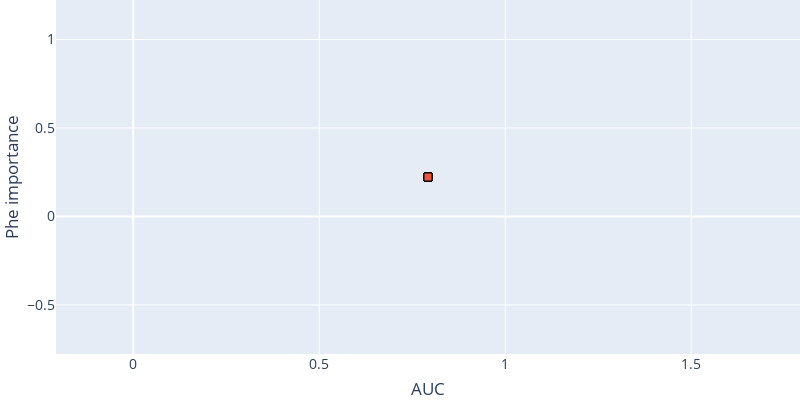

The code cell stored with this chart in its notebook:
### Code cell
# BETTER PARETO
import pandas as pd
from optuna.visualization._pareto_front import _get_pareto_front_info, _make_scatter_object, _make_marker, _make_hovertext
from typing import Sequence
from optuna.trial import FrozenTrial
from optuna.visualization._plotly_imports import go


info = _get_pareto_front_info(study)


n_targets: int = info.n_targets  
axis_order: Sequence[int]  = info.axis_order 
include_dominated_trials: bool = True
trials_with_values: Sequence[tuple[FrozenTrial, Sequence[float]]] = info.non_best_trials_with_values
hovertemplate: str = "%{text}<extra>Trial</extra>"
infeasible: bool = False
dominated_trials: bool = False

def trials_df(trials_with_values, class_name):
    x  =[values[axis_order[0]] for _, values in trials_with_values]
    y  =[values[axis_order[1]] for _, values in trials_with_values]

    df = pd.DataFrame({'x':x, 'y':y})
    df['class'] = class_name
    return df

df_best    = trials_df(info.best_trials_with_values, 'best')
df_nonbest = trials_df(info.non_best_trials_with_values, 'nonbest')
#df         = pd.concat([df_best, df_nonbest])

fig = go.Figure()

fig.add_trace(go.Scatter(x=df_nonbest ['x'], y=df_nonbest['y'], mode='markers', marker=dict(size=8,opacity=0.5, symbol='circle', line=dict(width=1, color='black')), name='Suboptimal'))
fig.add_trace(go.Scatter(x=df_best['x'], y=df_best['y'], mode='markers', marker=dict(size=8,opacity=0.5, symbol='square', line=dict(width=1, color='black')), name='Pareto frontier'))
# Define the width and height of the plot
plot_width = 800
plot_height = 400

# Customize the plot
fig.update_layout(
    #title='Two-objective optimization',
    
    xaxis_title='AUC',
    yaxis_title='Phe importance',
    font=dict(size=14),
    #plot_bgcolor='white',
    # xaxis=dict(range=[min(df['x']) - 1, max(df['x']) + 1]),
    # yaxis=dict(range=[min(df['y']) - 1, max(df['y']) + 1]),
    legend=dict(x=0.3, y=1.1, bgcolor='rgba(255, 255, 255, 0)', orientation='h'),
    width=plot_width,
    height=plot_height,
    margin=dict(l=0, r=0, t=0, b=0)
)

# Show the plot
fig.show()

### Figure 1 — Plotly figure (JSON) as saved in the notebook; plotly's stock layout.template omitted (floating-point values rounded to 4 significant figures)
{"data": [{"marker": {"line": {"color": "black", "width": 1}, "opacity": 0.5, "size": 8, "symbol": "circle"}, "mode": "markers", "name": "Suboptimal", "type": "scatter", "x": [], "y": []}, {"marker": {"line": {"color": "black", "width": 1}, "opacity": 0.5, "size": 8, "symbol": "square"}, "mode": "markers", "name": "Pareto frontier", "type": "scatter", "x": [0.7924, 0.7924, 0.7924, 0.7924, 0.7924, 0.7924, 0.7924, 0.7924, 0.7924, 0.7924], "y": [0.2229, 0.2229, 0.2229, 0.2229, 0.2229, 0.2229, 0.2229, 0.2229, 0.2229, 0.2229]}], "layout": {"font": {"size": 14}, "height": 400, "legend": {"bgcolor": "rgba(255, 255, 255, 0)", "orientation": "h", "x": 0.3, "y": 1.1}, "margin": {"b": 0, "l": 0, "r": 0, "t": 0}, "width": 800, "xaxis": {"title": {"text": "AUC"}}, "yaxis": {"title": {"text": "Phe importance"}}}}
